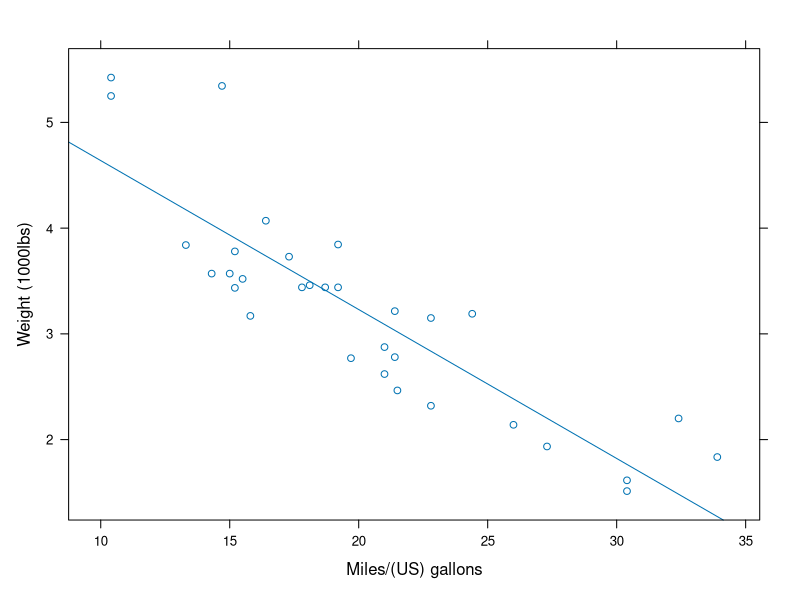

Generate this figure with R:
library(lattice)

input <- mtcars[,c('wt','mpg','gear')]

xyplot(wt~mpg,
       data=input,
       type = c("p", "r"),
       xlab = "Miles/(US) gallons",
       ylab = "Weight (1000lbs)")
